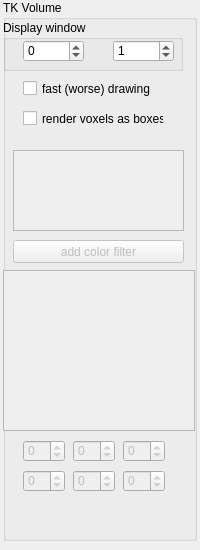
<?xml version="1.0" encoding="UTF-8"?>
<ui version="4.0">
 <class>propVolTK</class>
 <widget class="QWidget" name="propVolTK">
  <property name="geometry">
   <rect>
    <x>0</x>
    <y>0</y>
    <width>200</width>
    <height>550</height>
   </rect>
  </property>
  <property name="minimumSize">
   <size>
    <width>200</width>
    <height>550</height>
   </size>
  </property>
  <property name="maximumSize">
   <size>
    <width>200</width>
    <height>550</height>
   </size>
  </property>
  <property name="windowTitle">
   <string>Form</string>
  </property>
  <property name="styleSheet">
   <string notr="true"/>
  </property>
  <widget class="QGroupBox" name="volTK">
   <property name="geometry">
    <rect>
     <x>3</x>
     <y>0</y>
     <width>194</width>
     <height>541</height>
    </rect>
   </property>
   <property name="styleSheet">
    <string notr="true"/>
   </property>
   <property name="title">
    <string>TK Volume</string>
   </property>
   <widget class="QTextEdit" name="info">
    <property name="enabled">
     <bool>false</bool>
    </property>
    <property name="geometry">
     <rect>
      <x>10</x>
      <y>150</y>
      <width>171</width>
      <height>81</height>
     </rect>
    </property>
   </widget>
   <widget class="QPushButton" name="addColorWidgetButton">
    <property name="enabled">
     <bool>false</bool>
    </property>
    <property name="geometry">
     <rect>
      <x>10</x>
      <y>240</y>
      <width>171</width>
      <height>23</height>
     </rect>
    </property>
    <property name="text">
     <string>add color filter</string>
    </property>
   </widget>
   <widget class="QScrollArea" name="scrollArea">
    <property name="enabled">
     <bool>false</bool>
    </property>
    <property name="geometry">
     <rect>
      <x>0</x>
      <y>270</y>
      <width>192</width>
      <height>161</height>
     </rect>
    </property>
    <property name="widgetResizable">
     <bool>true</bool>
    </property>
    <widget class="QWidget" name="scrollAreaWidgetContents">
     <property name="geometry">
      <rect>
       <x>0</x>
       <y>0</y>
       <width>190</width>
       <height>159</height>
      </rect>
     </property>
    </widget>
   </widget>
   <widget class="QSpinBox" name="xBspin">
    <property name="enabled">
     <bool>false</bool>
    </property>
    <property name="geometry">
     <rect>
      <x>20</x>
      <y>440</y>
      <width>42</width>
      <height>22</height>
     </rect>
    </property>
    <property name="minimum">
     <number>-99999</number>
    </property>
    <property name="maximum">
     <number>99999</number>
    </property>
   </widget>
   <widget class="QSpinBox" name="xEspin">
    <property name="enabled">
     <bool>false</bool>
    </property>
    <property name="geometry">
     <rect>
      <x>20</x>
      <y>470</y>
      <width>42</width>
      <height>22</height>
     </rect>
    </property>
    <property name="minimum">
     <number>-99999</number>
    </property>
    <property name="maximum">
     <number>99999</number>
    </property>
   </widget>
   <widget class="QSpinBox" name="yEspin">
    <property name="enabled">
     <bool>false</bool>
    </property>
    <property name="geometry">
     <rect>
      <x>70</x>
      <y>470</y>
      <width>42</width>
      <height>22</height>
     </rect>
    </property>
    <property name="minimum">
     <number>-99999</number>
    </property>
    <property name="maximum">
     <number>99999</number>
    </property>
   </widget>
   <widget class="QSpinBox" name="yBspin">
    <property name="enabled">
     <bool>false</bool>
    </property>
    <property name="geometry">
     <rect>
      <x>70</x>
      <y>440</y>
      <width>42</width>
      <height>22</height>
     </rect>
    </property>
    <property name="minimum">
     <number>-99999</number>
    </property>
    <property name="maximum">
     <number>99999</number>
    </property>
   </widget>
   <widget class="QSpinBox" name="zEspin">
    <property name="enabled">
     <bool>false</bool>
    </property>
    <property name="geometry">
     <rect>
      <x>120</x>
      <y>470</y>
      <width>42</width>
      <height>22</height>
     </rect>
    </property>
    <property name="minimum">
     <number>-99999</number>
    </property>
    <property name="maximum">
     <number>99999</number>
    </property>
   </widget>
   <widget class="QSpinBox" name="zBspin">
    <property name="enabled">
     <bool>false</bool>
    </property>
    <property name="geometry">
     <rect>
      <x>120</x>
      <y>440</y>
      <width>42</width>
      <height>22</height>
     </rect>
    </property>
    <property name="minimum">
     <number>-99999</number>
    </property>
    <property name="maximum">
     <number>99999</number>
    </property>
   </widget>
   <widget class="QGroupBox" name="groupBox">
    <property name="geometry">
     <rect>
      <x>0</x>
      <y>20</y>
      <width>180</width>
      <height>51</height>
     </rect>
    </property>
    <property name="title">
     <string>Display window</string>
    </property>
    <widget class="QDoubleSpinBox" name="spinWinMin">
     <property name="geometry">
      <rect>
       <x>20</x>
       <y>20</y>
       <width>61</width>
       <height>22</height>
      </rect>
     </property>
     <property name="decimals">
      <number>0</number>
     </property>
     <property name="minimum">
      <double>-100000.000000000000000</double>
     </property>
     <property name="maximum">
      <double>100000.000000000000000</double>
     </property>
     <property name="singleStep">
      <double>1.000000000000000</double>
     </property>
    </widget>
    <widget class="QDoubleSpinBox" name="spinWinMax">
     <property name="geometry">
      <rect>
       <x>110</x>
       <y>20</y>
       <width>61</width>
       <height>22</height>
      </rect>
     </property>
     <property name="decimals">
      <number>0</number>
     </property>
     <property name="minimum">
      <double>-100000.000000000000000</double>
     </property>
     <property name="maximum">
      <double>100000.000000000000000</double>
     </property>
     <property name="singleStep">
      <double>1.000000000000000</double>
     </property>
     <property name="value">
      <double>1.000000000000000</double>
     </property>
    </widget>
   </widget>
   <widget class="QCheckBox" name="fastDrawCheckBox">
    <property name="geometry">
     <rect>
      <x>20</x>
      <y>80</y>
      <width>131</width>
      <height>17</height>
     </rect>
    </property>
    <property name="text">
     <string>fast (worse) drawing</string>
    </property>
   </widget>
   <widget class="QCheckBox" name="renderBoxesCheckBox">
    <property name="geometry">
     <rect>
      <x>20</x>
      <y>110</y>
      <width>141</width>
      <height>17</height>
     </rect>
    </property>
    <property name="text">
     <string>render voxels as boxes</string>
    </property>
   </widget>
  </widget>
 </widget>
 <tabstops>
  <tabstop>info</tabstop>
 </tabstops>
 <resources/>
 <connections>
  <connection>
   <sender>addColorWidgetButton</sender>
   <signal>clicked()</signal>
   <receiver>propVolTK</receiver>
   <slot>addColorWidgetButtonClicked()</slot>
   <hints>
    <hint type="sourcelabel">
     <x>99</x>
     <y>236</y>
    </hint>
    <hint type="destinationlabel">
     <x>99</x>
     <y>149</y>
    </hint>
   </hints>
  </connection>
  <connection>
   <sender>xBspin</sender>
   <signal>valueChanged(int)</signal>
   <receiver>propVolTK</receiver>
   <slot>xBchanged(int)</slot>
   <hints>
    <hint type="sourcelabel">
     <x>43</x>
     <y>420</y>
    </hint>
    <hint type="destinationlabel">
     <x>99</x>
     <y>239</y>
    </hint>
   </hints>
  </connection>
  <connection>
   <sender>xEspin</sender>
   <signal>valueChanged(int)</signal>
   <receiver>propVolTK</receiver>
   <slot>xEchanged(int)</slot>
   <hints>
    <hint type="sourcelabel">
     <x>43</x>
     <y>450</y>
    </hint>
    <hint type="destinationlabel">
     <x>99</x>
     <y>239</y>
    </hint>
   </hints>
  </connection>
  <connection>
   <sender>yBspin</sender>
   <signal>valueChanged(int)</signal>
   <receiver>propVolTK</receiver>
   <slot>yBchanged(int)</slot>
   <hints>
    <hint type="sourcelabel">
     <x>93</x>
     <y>420</y>
    </hint>
    <hint type="destinationlabel">
     <x>99</x>
     <y>239</y>
    </hint>
   </hints>
  </connection>
  <connection>
   <sender>yEspin</sender>
   <signal>valueChanged(int)</signal>
   <receiver>propVolTK</receiver>
   <slot>yEchanged(int)</slot>
   <hints>
    <hint type="sourcelabel">
     <x>93</x>
     <y>450</y>
    </hint>
    <hint type="destinationlabel">
     <x>99</x>
     <y>239</y>
    </hint>
   </hints>
  </connection>
  <connection>
   <sender>zBspin</sender>
   <signal>valueChanged(int)</signal>
   <receiver>propVolTK</receiver>
   <slot>zBchanged(int)</slot>
   <hints>
    <hint type="sourcelabel">
     <x>143</x>
     <y>420</y>
    </hint>
    <hint type="destinationlabel">
     <x>99</x>
     <y>239</y>
    </hint>
   </hints>
  </connection>
  <connection>
   <sender>zEspin</sender>
   <signal>valueChanged(int)</signal>
   <receiver>propVolTK</receiver>
   <slot>zEchanged(int)</slot>
   <hints>
    <hint type="sourcelabel">
     <x>143</x>
     <y>450</y>
    </hint>
    <hint type="destinationlabel">
     <x>99</x>
     <y>239</y>
    </hint>
   </hints>
  </connection>
  <connection>
   <sender>spinWinMin</sender>
   <signal>valueChanged(double)</signal>
   <receiver>propVolTK</receiver>
   <slot>winMinValueChanged(double)</slot>
   <hints>
    <hint type="sourcelabel">
     <x>148</x>
     <y>180</y>
    </hint>
    <hint type="destinationlabel">
     <x>99</x>
     <y>274</y>
    </hint>
   </hints>
  </connection>
  <connection>
   <sender>spinWinMax</sender>
   <signal>valueChanged(double)</signal>
   <receiver>propVolTK</receiver>
   <slot>winMaxValueChanged(double)</slot>
   <hints>
    <hint type="sourcelabel">
     <x>143</x>
     <y>50</y>
    </hint>
    <hint type="destinationlabel">
     <x>99</x>
     <y>274</y>
    </hint>
   </hints>
  </connection>
  <connection>
   <sender>fastDrawCheckBox</sender>
   <signal>toggled(bool)</signal>
   <receiver>propVolTK</receiver>
   <slot>on_fast_draw_checkbox(bool)</slot>
   <hints>
    <hint type="sourcelabel">
     <x>88</x>
     <y>88</y>
    </hint>
    <hint type="destinationlabel">
     <x>99</x>
     <y>274</y>
    </hint>
   </hints>
  </connection>
  <connection>
   <sender>renderBoxesCheckBox</sender>
   <signal>toggled(bool)</signal>
   <receiver>propVolTK</receiver>
   <slot>on_render_boxes_checkbox(bool)</slot>
   <hints>
    <hint type="sourcelabel">
     <x>93</x>
     <y>118</y>
    </hint>
    <hint type="destinationlabel">
     <x>99</x>
     <y>274</y>
    </hint>
   </hints>
  </connection>
 </connections>
 <slots>
  <slot>winMinValueChanged(double)</slot>
  <slot>winMaxValueChanged(double)</slot>
  <slot>addColorWidgetButtonClicked()</slot>
  <slot>xBchanged(int)</slot>
  <slot>yBchanged(int)</slot>
  <slot>zBchanged(int)</slot>
  <slot>xEchanged(int)</slot>
  <slot>yEchanged(int)</slot>
  <slot>zEchanged(int)</slot>
  <slot>on_fast_draw_checkbox(bool)</slot>
  <slot>on_render_boxes_checkbox(bool)</slot>
 </slots>
</ui>
